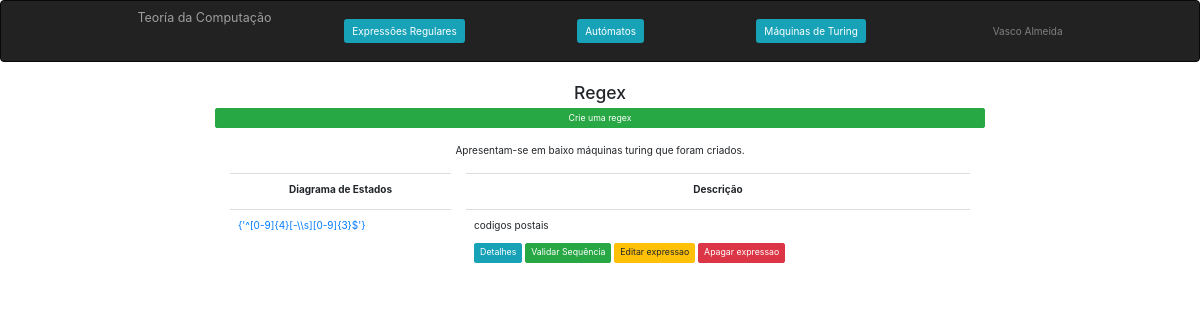
Page /ExpressoesRegulares/ on the committed database.
### computacao/models.py (models this page shows, shortened)
class Expressao(models.Model):
    nome = models.CharField(max_length=100)
    descricao = models.CharField(max_length=100)
    regex = models.CharField(max_length=100)
    def print_regex(self):
        return str(set(self.regex.split()))

### computacao/views.py (the view)
# urls.py: path('ExpressoesRegulares/', views.ExpressoesRegulares, name='ExpressoesRegulares'),
def ExpressoesRegulares(request):
    context = {'ExpressoesRegulares': Expressao.objects.all()}
    return render(request, 'computacao/ExpressoesRegulares.html', context)

### computacao/templates/computacao/ExpressoesRegulares.html (shortened to what this page needs)
{% extends 'computacao/layout.html' %}
{% block main %}
    <main class="col-sm-12 text-center">
        <h3>Regex</h3>
        <a href="{% url 'computacao:NovaExpressao' %}" class="btn btn-success btn-sm btn-block">
            Crie uma regex
        </a>
        <br>
        <p>Apresentam-se em baixo máquinas turing que foram criados.</p>
        <table align="center" class="table" style="max-width:900px">
            <tr>
                <th class="text-center">Diagrama de Estados</th>
                <th class="text-center">Descrição</th>
            </tr>
            {% load static %}
            {% for expressao in ExpressoesRegulares %}
                <tr class="text-left">
                    <td>
                        <a href="{% url 'computacao:DetalhesExpressao' expressao.id %}">
                            {{ expressao.print_regex}}
                        </a>
                    </td>
                    <td style="vertical-align:bottom">
                        <p>{{ expressao.descricao }}</p>
                        <p>
                            <a href="{% url 'computacao:DetalhesExpressao' expressao.id %}" class="btn btn-info  btn-sm">
                                Detalhes
                            </a>
                            <a href="{% url 'computacao:DetalhesExpressao' expressao.id %}" class="btn btn-success  btn-sm">
                                Validar Sequência
                            </a>
                            <a href="{% url 'computacao:EditarExpressao' expressao.id %}" class="btn btn-warning  btn-sm">
                                Editar expressao
                            </a>
                            <a href="{% url 'computacao:ApagaExpressao' expressao.id %}" class="btn btn-danger  btn-sm">
                                Apagar expressao
                            </a>
                        </p>
                    </td>
                </tr>
            {% endfor %}
        </table>
    </main>
{% endblock %}

### computacao/static/computacao/style.css (style rules this page uses)
table tr th { text-align: right; }
table { border-collapse: separate; border-spacing: 15px 5px; }

### rows in the picture
Expressao: print_regex "{'^[0-9]{4}[-\\\\s][0-9]{3}$'}", descricao "codigos postais"
